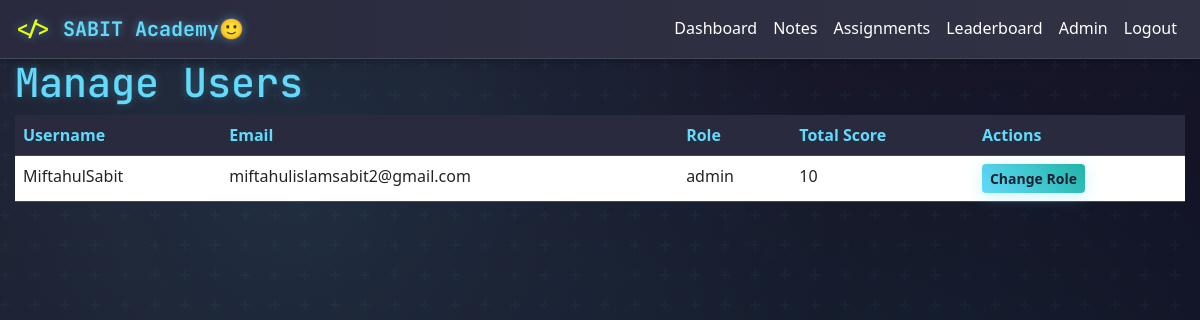
/admin/users (signed in), run on an earlier commit of the app's database.
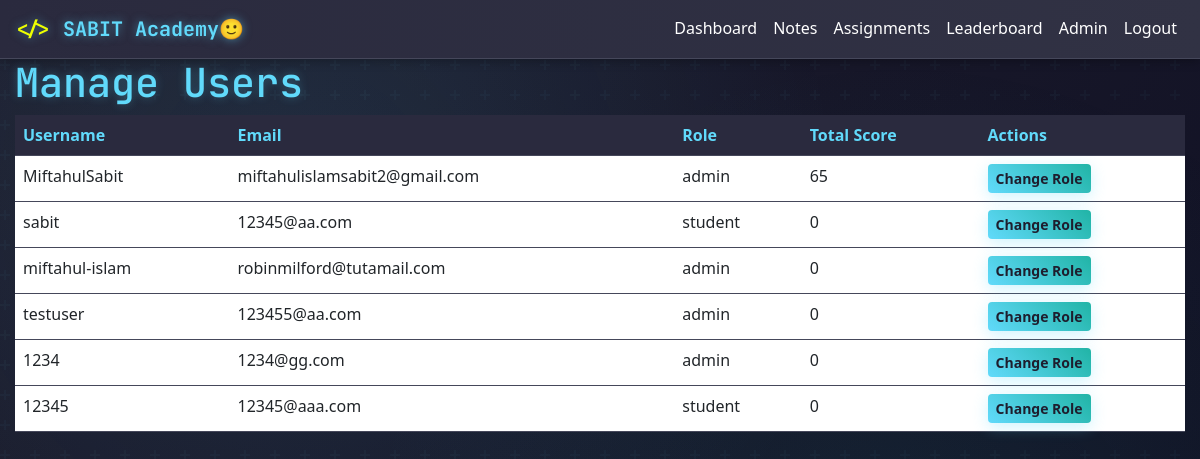
And on a later commit of the database.
### app/models.py (models this page shows, shortened)
class User(UserMixin, db.Model):
    id = db.Column(db.Integer, primary_key=True)
    username = db.Column(db.String(64), index=True, unique=True)
    email = db.Column(db.String(120), index=True, unique=True)
    password_hash = db.Column(db.String(512))
    role = db.Column(db.String(10), default='student')
    profile_pic = db.Column(db.String(255), nullable=True, default='default.jpg')
    total_score = db.Column(db.Integer, default=0)
    reset_token = db.Column(db.String(100), nullable=True)
    reset_token_expires = db.Column(db.DateTime, nullable=True)
    submissions = db.relationship('Submission', backref='author', lazy='dynamic')

### app/admin/routes.py (the view)
@bp.route('/users')
@login_required
@admin_required
def list_users():
    users = User.query.all()
    return render_template('admin/users.html', users=users)

### app/admin/routes.py (called while the page is built)
def admin_required(f):
    @wraps(f)
    def decorated_function(*args, **kwargs):
        if not current_user.is_authenticated or current_user.role not in ['admin', 'teacher']:
            abort(403)
        return f(*args, **kwargs)
    return decorated_function

### app/models.py (called while the page is built)
@login.user_loader
def load_user(id):
    return User.query.get(int(id))

### app/templates/admin/users.html (shortened to what this page needs)
{% extends "base.html" %}
{% block content %}
    <h1>Manage Users</h1>
    <table class="table">
        <thead>
            <tr>
                <th>Username</th>
                <th>Email</th>
                <th>Role</th>
                <th>Total Score</th>
                <th>Actions</th>
            </tr>
        </thead>
        <tbody>
            {% for user in users %}
            <tr>
                <td>{{ user.username }}</td>
                <td>{{ user.email }}</td>
                <td>{{ user.role }}</td>
                <td>{{ user.total_score or 0 }}</td>
                <td>
                    <a href="{{ url_for('admin.change_user_role', id=user.id) }}" class="btn btn-sm btn-primary">Change Role</a>
                </td>
            </tr>
            {% endfor %}
        </tbody>
    </table>
{% endblock %}

What changed in the data, as far as the page shows it:
changed User "MiftahulSabit": total_score "10" → "65"
added User: username "sabit", email "12345@aa.com", role "student", total_score "0"
added User: username "miftahul-islam", email "robinmilford@tutamail.com", role "admin", total_score "0"
added User: username "testuser", email "123455@aa.com", role "admin", total_score "0"
added User: username "1234", email "1234@gg.com", role "admin", total_score "0"
added User: username "12345", email "12345@aaa.com", role "student", total_score "0"
